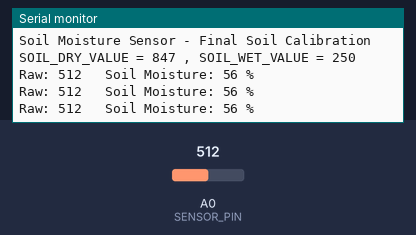
Simulated run of this sketch. Board: Arduino Uno, built with avr-gcc and run on an emulated ATmega328P. Parts: the last lines printed to the serial monitor. The inputs (shaded band) are chosen by the test bench; at power-on: A0 (SENSOR_PIN) = 512.

Above: at 1.3 s.
1.4 s: A0 (SENSOR_PIN) set to 716
At 2.0 s:
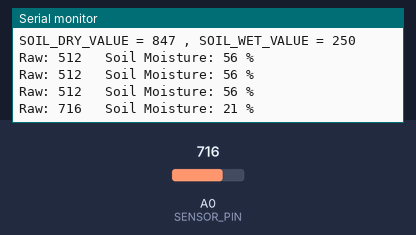
2.9 s: A0 (SENSOR_PIN) set to 900
At 3.5 s:
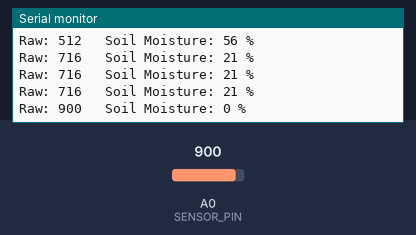
Timing chart, 0 to 5.9 s (numbered marks = the images above; inputs shaded):
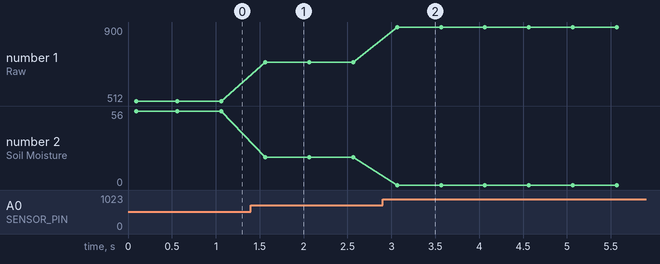

The sketch:

soil_calibrated.ino
```cpp
// Soil moisture sensor calibrated with real soil readings

const int SENSOR_PIN = A0;

// Final calibration values based on your measurements:
const int SOIL_DRY_VALUE = 847;   // dry soil (your measured average)
const int SOIL_WET_VALUE = 250;   // wet soil (your measured average)

void setup() {
  Serial.begin(9600);
  while (!Serial) {;}
  Serial.println("Soil Moisture Sensor - Final Soil Calibration");
  Serial.print("SOIL_DRY_VALUE = ");
  Serial.print(SOIL_DRY_VALUE);
  Serial.print(" , SOIL_WET_VALUE = ");
  Serial.println(SOIL_WET_VALUE);
}

void loop() {
  int rawValue = analogRead(SENSOR_PIN);

  // Map soil dry → wet into 0%–100%
  int moisturePercent = map(rawValue, SOIL_DRY_VALUE, SOIL_WET_VALUE, 0, 100);
  moisturePercent = constrain(moisturePercent, 0, 100);

  Serial.print("Raw: ");
  Serial.print(rawValue);
  Serial.print("   Soil Moisture: ");
  Serial.print(moisturePercent);
  Serial.println(" %");

  delay(500);
}
```

Measured:
- after the input at 1.4 s, the serial monitor: prints a new line after 0.16 s (image 1)
- after the input at 2.9 s, the serial monitor: prints a new line after 0.17 s (image 2)
- plotted number 1: 512 → 716 after the input at 1.4 s, 716 → 900 after the input at 2.9 s
- plotted number 2: 56 → 21 after the input at 1.4 s, 21 → 0 after the input at 2.9 s
